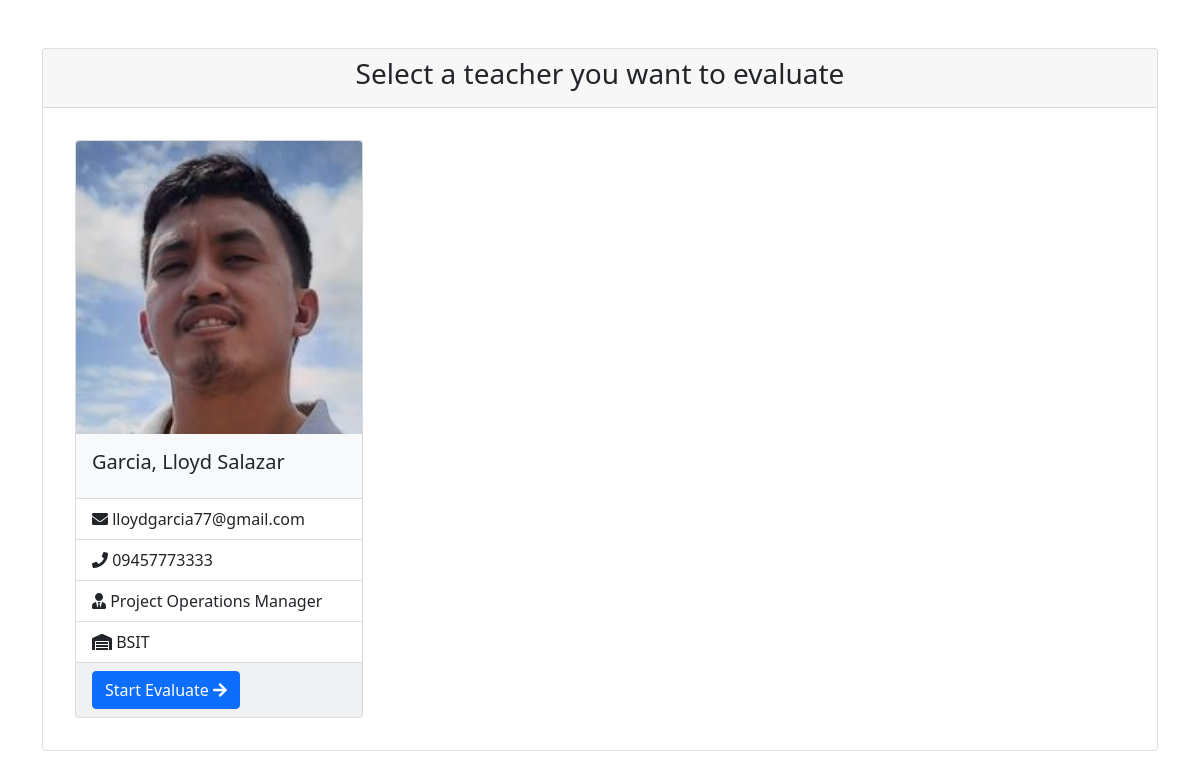
Page /evaluations/selection/ on the earlier database version.
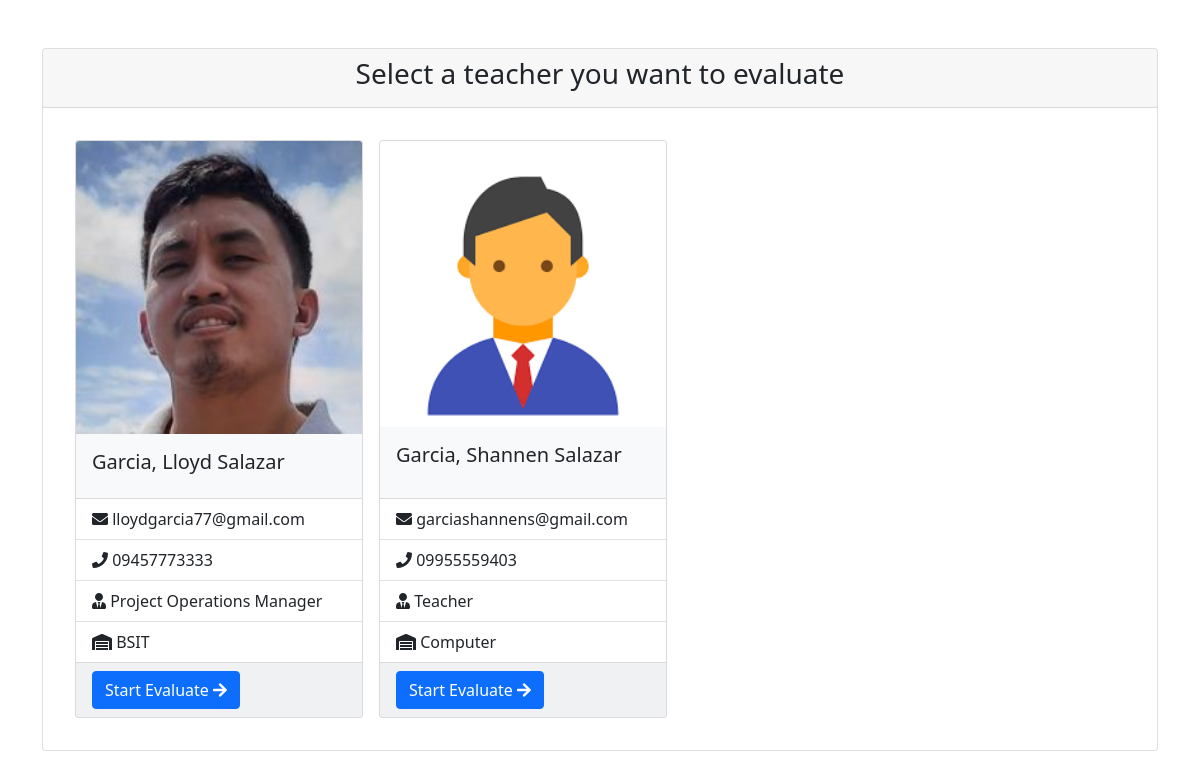
Same page on the later database version.
### teachers_portal/models.py (models this page shows, shortened)
class ProfileDetail(models.Model):
    GENDER_LIST = (
        ('Male','Male'),
        ('Female','Female'),
    )
    id = models.UUIDField(primary_key=True, default=uuid.uuid4)
    account = models.OneToOneField(User, on_delete=models.CASCADE, related_name="fk_profile_detail_account")
    image = models.ImageField(upload_to="images/", blank=True,)
    s_name = models.CharField(max_length=20, blank=True)
    f_name = models.CharField(max_length=50, verbose_name="First Name")
    m_name = models.CharField(max_length=50, verbose_name="Middle Name", blank=True, null=True)
    l_name = models.CharField(max_length=50, verbose_name="Last Name")
    gender = models.CharField(max_length=50, choices=GENDER_LIST, default='Male')
    dob = models.DateField(blank=True, null=True, verbose_name="Date of Birth")
    age = models.IntegerField(blank=True, null=True)
    address = models.TextField()
    position = models.CharField(max_length=150)
    highest_deg_attain = models.CharField(max_length=150, blank=True, null=True)
    course = models.CharField(max_length=150)
    school_grad = models.CharField(max_length=150)
    department = models.CharField(max_length=150)
    subject_coordinator = models.CharField(max_length=150)
    contact_no = models.CharField(max_length=15, verbose_name="Contact No", blank=True, null=True, unique=True, validators=[MinLengthValidator(10)])
    date_hired = models.DateTimeField(auto_now=True)
    def get_full_name(self):
        return f'{self.l_name}, {self.f_name} {self.m_name}'

class User(AbstractBaseUser, PermissionsMixin):
    email = models.EmailField(max_length=50, unique=True)
    date_added = models.DateTimeField(auto_now=True)
    is_valid = models.BooleanField(default=False)
    is_active = models.BooleanField(default=True)
    is_staff = models.BooleanField(default=False)
    objects = UserManager()
    USERNAME_FIELD = 'email'
    REQUIRED_FIELDS = [] # Email & Password are

### teachers_portal/views.py (the view)
# urls.py: path("evaluations/selection/", views.evaluations_selection, name="evaluations_selection"),
def evaluations_selection(request, *args, **kwargs):
    template_name = 'evaluations/selection.html'
    teachers = models.ProfileDetail.objects.all()
    context = {
        'teachers': teachers,
    }
    return render(request, template_name, context)

### teachers_portal/templates/evaluations/selection.html (shortened to what this page needs)
{% load static %}
{% load humanize %}
<!DOCTYPE html>
<html lang="en">
<head>
    <link href="https://cdn.jsdelivr.net/npm/simple-datatables@latest/dist/style.css" rel="stylesheet" />
    <link href="{% static 'css/styles.css' %}" rel="stylesheet" />
</head>
<body class="sb-nav-fixed">
    <div class="container">
        <div class="row">
            <div class="col-md-12">
                <div class="card mt-5">
                    <div class="card-header">
                        <h3 class="text-center">Select a teacher you want to evaluate</h3>
                    </div>
                    <div class="card-body">
                        <div class="d-flex p-2 flex-row">
                            {% for i in teachers %}
                            <div class="card bg-light m-2" style="width: 18rem;">
                                {% if i.image %}
                                <img class="card-img-top" src="{{ i.image.url }}" alt="Card image cap">
                                {% else %}
                                <img class="card-img-top" src="{% static 'images/admin_icon.jpg' %}" alt="Card image cap">
                                {% endif %}
                                <div class="card-body">
                                    <h5 class="card-title">{{ i.get_full_name }}</h5>
                                </div>
                                <ul class="list-group list-group-flush">
                                    <li class="list-group-item">
                                        <i class="fas fa-envelope mr-1"></i>
                                        {{ i.account.email }}
                                    </li>
                                    <li class="list-group-item">
                                        <i class="fas fa-phone mr-1"></i>
                                        {{ i.contact_no }}
                                    </li>
                                    <li class="list-group-item">
                                        <i class="fas fa-user-tie mr-1"></i>
                                        {{ i.position }}
                                    </li>
                                    <li class="list-group-item">
                                        <i class="fas fa-warehouse mr-1"></i>
                                        {{ i.department }}
                                    </li>
                                </ul>
                                <div class="card-footer">
                                    <a href="{% url 'tp:evaluate_teacher' i.id %}" class="btn btn-primary">
                                        Start Evaluate
                                        <i class="fas fa-arrow-right ml-1"></i>
                                    </a>
                                </div>
                            </div>
                            {% endfor %}
                        </div>
                    </div>
                </div>
            </div>
        </div>
    </div>
</body>
</html>

Differences in the rows shown:
added ProfileDetail: get_full_name "Garcia, Shannen Salazar", account.email "garciashannens@gmail.com", contact_no "09955559403", position "Teacher", department "Computer"
